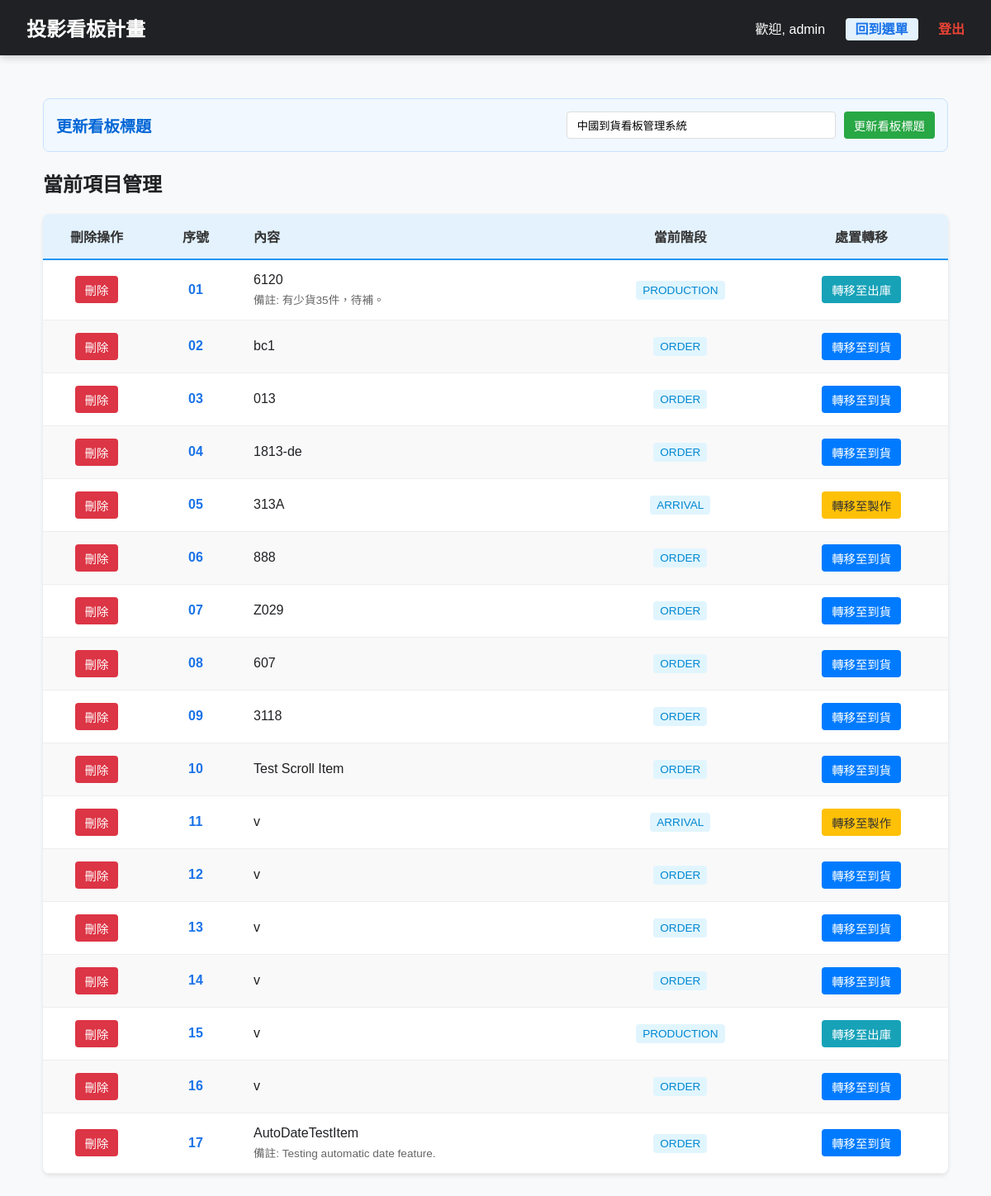
The app's page /manage (signed in), older data.
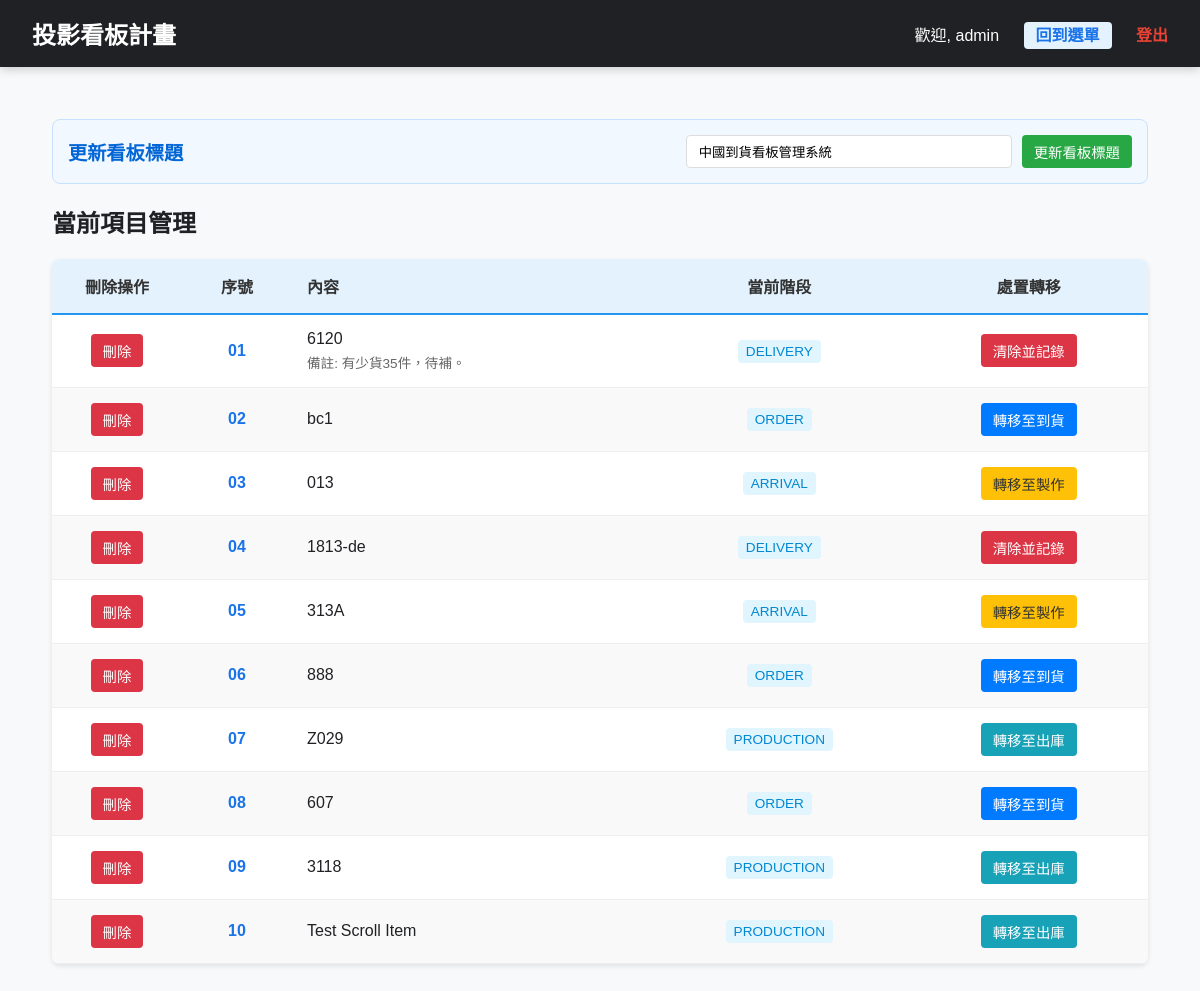
The same page, newer data.
### models.py (models this page shows)
class User(db.Model):
    id = db.Column(db.Integer, primary_key=True)
    username = db.Column(db.String(50), unique=True, nullable=False)
    password_hash = db.Column(db.String(128), nullable=False)
    is_admin = db.Column(db.Boolean, default=False)
    permissions = db.relationship('Permission', backref='user', uselist=False, cascade="all, delete-orphan")

class SystemConfig(db.Model):
    id = db.Column(db.Integer, primary_key=True)
    key = db.Column(db.String(50), unique=True, nullable=False)
    value = db.Column(db.Text)

class SignboardItem(db.Model):
    id = db.Column(db.Integer, primary_key=True)
    content = db.Column(db.Text, nullable=False)
    remark = db.Column(db.Text) # 備註 (選填)
    current_stage = db.Column(db.String(20), default='ORDER')
    order_date = db.Column(db.String(10))
    arrival_date = db.Column(db.String(10))
    production_date = db.Column(db.String(10))
    delivery_date = db.Column(db.String(10))
    updated_at = db.Column(db.DateTime, default=datetime.utcnow, onupdate=datetime.utcnow)

### main.py (the view)
@app.route('/manage')
def manage_page():
    if 'user_id' not in session:
        return redirect(url_for('index'))
    user = User.query.get(session['user_id'])
    items = SignboardItem.query.order_by(SignboardItem.id.asc()).all()
    return render_template('manage.html', items=items, perms=user.permissions)

### main.py (called while the page is built)
def get_config(key, default=None):
    config = SystemConfig.query.filter_by(key=key).first()
    return config.value if config else default

@app.context_processor
def inject_config():
    return {'site_title': get_config('site_title', '中國到貨看板系統')}

### templates/manage.html (shortened to what this page needs)
{% extends "layout.html" %}
{% block content %}
<div class="manage-wrapper">
    <div class="config-card">
        <h3>更新看板標題</h3>
        <form action="{{ url_for('update_title') }}" method="POST" class="title-form">
            <input type="text" name="new_title" value="{{ site_title }}" placeholder="請輸入看板標題">
            <button type="submit" class="btn btn-save">更新看板標題</button>
        </form>
    </div>
    <h2>當前項目管理</h2>
    <table class="data-table">
        <thead>
            <tr>
                <th style="width: 100px;">刪除操作</th>
                <th style="width: 80px;">序號</th>
                <th style="text-align: left;">內容</th>
                <th>當前階段</th>
                <th>處置轉移</th>
            </tr>
        </thead>
        <tbody>
            {% for item in items %}
            <tr id="row-{{ item.id }}">
                <td style="text-align: center;">
                    <form action="/manage/delete/{{ item.id }}" method="POST" onsubmit="return confirm('確定要刪除此項目嗎？');">
                        <button type="submit" class="btn btn-delete">刪除</button>
                    </form>
                </td>
                <td style="font-weight: bold; color: #1a73e8; text-align: center;">{{ "%02d"|format(loop.index) }}</td>
                <td>
                    <div style="font-weight: 500;">{{ item.content }}</div>
                    {% if item.remark %}<span class="remark-text">備註: {{ item.remark }}</span>{% endif %}
                </td>
                <td style="text-align: center;">
                    <span style="background: #e1f5fe; color: #0288d1; padding: 4px 8px; border-radius: 4px; font-size: 0.85rem;">
                        {{ item.current_stage }}
                    </span>
                </td>
                <td style="text-align: center;">
                    {% if item.current_stage == 'ORDER' %}
                        <button onclick="transferItem('{{ item.id }}', 'ARRIVAL')" class="btn btn-action">轉移至到貨</button>
                    {% elif item.current_stage == 'ARRIVAL' %}
                        <button onclick="transferItem('{{ item.id }}', 'PRODUCTION')" class="btn btn-action" style="background:#ffc107; color:#333;">轉移至製作</button>
                    {% elif item.current_stage == 'PRODUCTION' %}
                        <button onclick="transferItem('{{ item.id }}', 'DELIVERY')" class="btn btn-action" style="background:#17a2b8;">轉移至出庫</button>
                    {% elif item.current_stage == 'DELIVERY' %}
                        <button onclick="transferItem('{{ item.id }}', 'CLEAR')" class="btn btn-action" style="background:#dc3545;">清除並記錄</button>
                    {% endif %}
                </td>
            </tr>
            {% endfor %}
        </tbody>
    </table>
</div>
{% endblock %}

### templates/layout.html (shortened to what this page needs)
<!DOCTYPE html>
<html lang="zh-Hant">
<head>
</head>
<body>
    <div class="nav-header">
        <div style="font-size: 1.5rem; font-weight: bold;">投影看板計畫</div>
        <div class="nav-links">
            <span>歡迎, {{ session.username }}</span>
            {% if request.endpoint not in ['admin_home', 'index'] %}
            <a href="/admin_home" style="background: #e3f2fd; color: #1a73e8; padding: 5px 12px; border-radius: 4px;">回到選單</a>
            {% endif %}
            <a href="/logout" style="color: var(--danger);">登出</a>
        </div>
    </div>
    <div class="container">
        {% block content %}{% endblock %}
    </div>
</body>
</html>

### templates/layout.html (style rules this page uses)
:root { --primary: #1a73e8; --success: #34a853; --warning: #fbbc05; --danger: #ea4335; --info: #4285f4; --dark: #202124; --light: #f8f9fa; }
body { font-family: 'Microsoft JhengHei', sans-serif; margin: 0; background: var(--light); color: var(--dark); }
.nav-header { background: var(--dark); color: white; padding: 1rem 2rem; display: flex; justify-content: space-between; align-items: center; box-shadow: 0 2px 10px rgba(0,0,0,0.2); }
.nav-links a { color: #ccc; text-decoration: none; margin-left: 20px; font-weight: bold; }
.container { padding: 2rem; max-width: 1200px; margin: 0 auto; }

### templates/manage.html (style rules this page uses)
.manage-wrapper { max-width: 1200px; margin: 20px auto; padding: 0 20px; }
.config-card { background: #f1f8ff; border: 1px solid #c8e1ff; padding: 15px; border-radius: 8px; margin-bottom: 20px; display: flex; align-items: center; justify-content: space-between; }
.config-card h3 { margin: 0; color: #0366d6; font-size: 1.2rem; }
.title-form { display: flex; gap: 10px; }
.title-form input { padding: 8px 12px; border: 1px solid #ddd; border-radius: 4px; width: 300px; }
.data-table { width: 100%; border-collapse: collapse; background: white; border-radius: 8px; overflow: hidden; box-shadow: 0 2px 5px rgba(0,0,0,0.1); }
.data-table th { background-color: #e3f2fd; color: #333; text-align: center; padding: 15px; border-bottom: 2px solid #2196F3; }
.data-table td { padding: 15px; border-bottom: 1px solid #eee; }
.data-table tr:nth-child(even) { background-color: #f9f9f9; }
.btn { padding: 6px 12px; border-radius: 4px; border: none; cursor: pointer; font-size: 0.9rem; transition: opacity 0.2s; display: inline-block; color: white; }
.btn-save { background-color: #28a745; }
.btn-action { background-color: #007bff; }
.btn-delete { background-color: #dc3545; }
.remark-text { font-size: 0.85rem; color: #666; display: block; margin-top: 4px; }

Row changes from the older to the newer data that the page shows:
removed SignboardItem: index "11", content "v", current_stage "ARRIVAL"
removed SignboardItem: index "12", content "v", current_stage "ORDER"
removed SignboardItem: index "13", content "v", current_stage "ORDER"
removed SignboardItem: index "14", content "v", current_stage "ORDER"
removed SignboardItem: index "15", content "v", current_stage "PRODUCTION"
removed SignboardItem: index "16", content "v", current_stage "ORDER"
removed SignboardItem: index "17", content "AutoDateTestItem", remark "Testing automatic date feature.", current_stage "ORDER"
changed SignboardItem "有少貨35件，待補。": current_stage "PRODUCTION" → "DELIVERY"; current_stage "轉移至出庫" → "清除並記錄"
changed SignboardItem (number 3 of 10 on the later page): current_stage "ORDER" → "ARRIVAL"; current_stage "轉移至到貨" → "轉移至製作"
changed SignboardItem "1813-de": current_stage "ORDER" → "DELIVERY"; current_stage "轉移至到貨" → "清除並記錄"
changed SignboardItem (number 7 of 10 on the later page): current_stage "ORDER" → "PRODUCTION"; current_stage "轉移至到貨" → "轉移至出庫"
changed SignboardItem (number 9 of 10 on the later page): current_stage "ORDER" → "PRODUCTION"; current_stage "轉移至到貨" → "轉移至出庫"
changed SignboardItem "Test Scroll Item": current_stage "ORDER" → "PRODUCTION"; current_stage "轉移至到貨" → "轉移至出庫"
